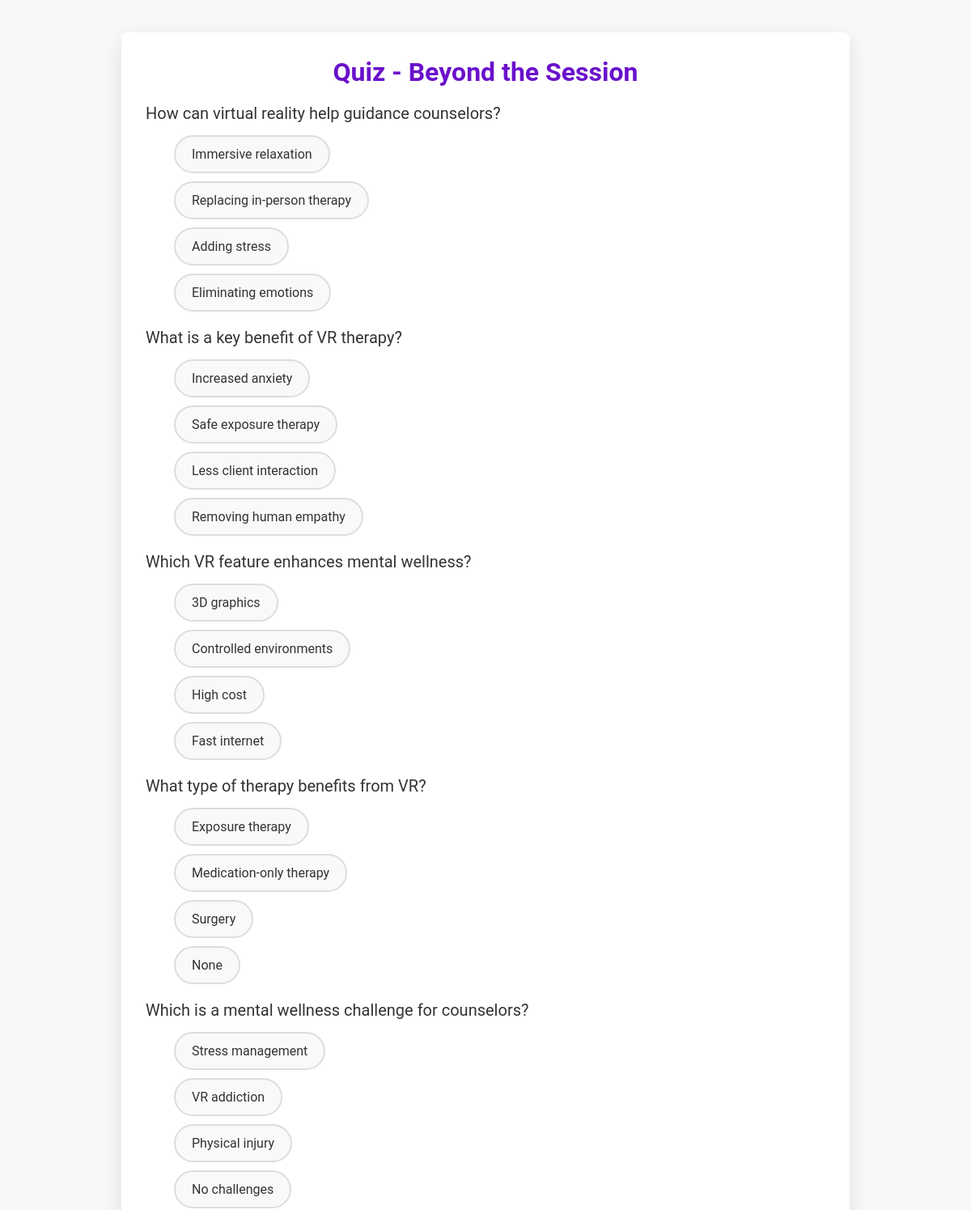
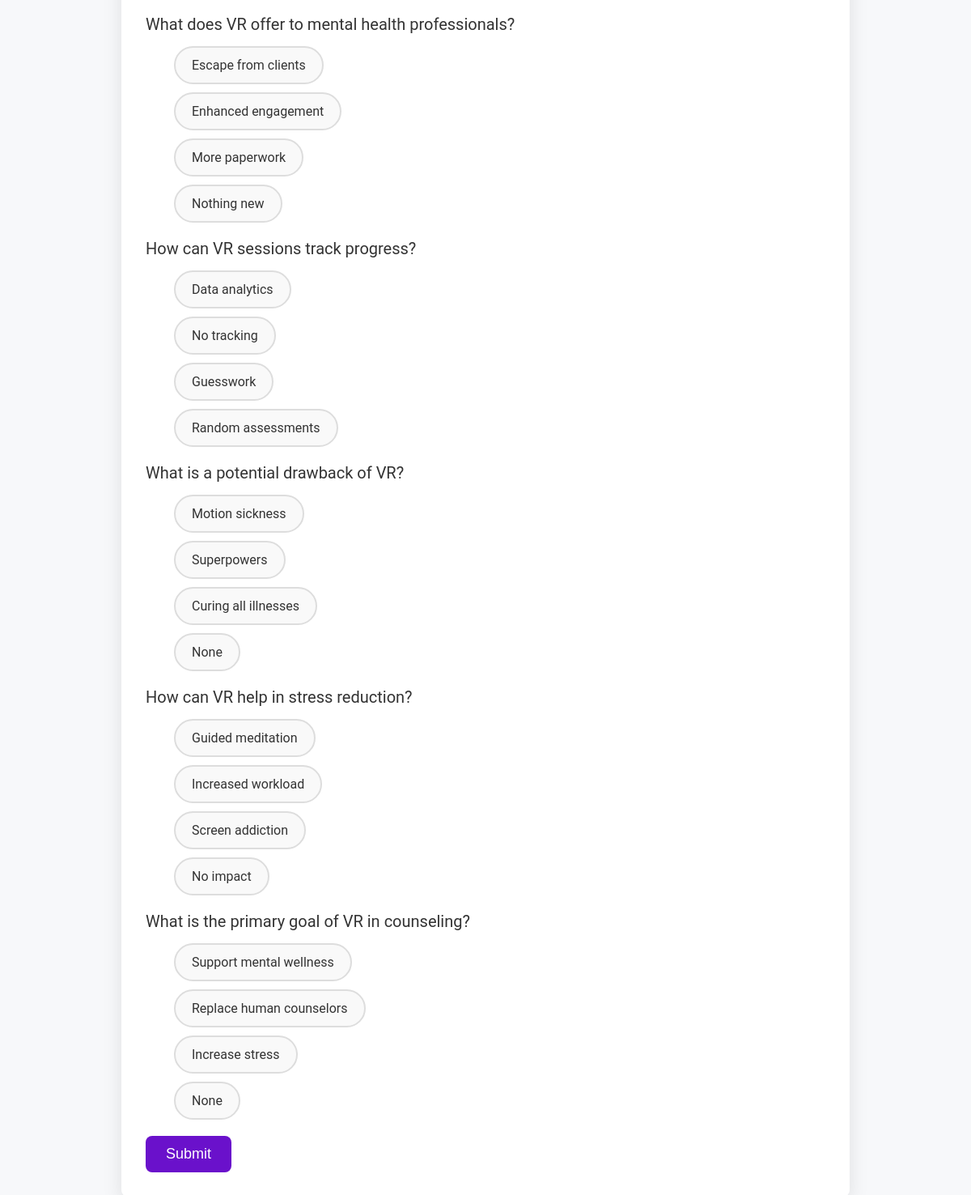
/quiz.php (signed in), run on the app's committed database (2 pictures, top to bottom).
### tables this page shows
CREATE TABLE `quiz_questions` (
  `id` int(11) NOT NULL,
  `question` text NOT NULL,
  `option_a` varchar(255) NOT NULL,
  `option_b` varchar(255) NOT NULL,
  `option_c` varchar(255) NOT NULL,
  `option_d` varchar(255) NOT NULL,
  `correct_option` char(1) NOT NULL
);

### quiz.php (the view, shortened to what this page needs)
<?php
include 'config.php';
$questions = $conn->query("SELECT * FROM quiz_questions");
?>
<!DOCTYPE html>
<html lang="en">
<head>
</head>
<body>
<div class="container">
    <h1>Quiz - Beyond the Session</h1>
    <form method="POST">
        <?php foreach ($questions as $question): ?>
            <div class="question"><?php echo $question['question']; ?></div>
            <div class="radio-group">
                <label class="radio-button">
                    <span class="radio-label"><?php echo $question['option_a']; ?></span>
                </label>
                <label class="radio-button">
                    <span class="radio-label"><?php echo $question['option_b']; ?></span>
                </label>
                <label class="radio-button">
                    <span class="radio-label"><?php echo $question['option_c']; ?></span>
                </label>
                <label class="radio-button">
                    <span class="radio-label"><?php echo $question['option_d']; ?></span>
                </label>
            </div>
        <?php endforeach; ?>
        <button type="submit" class="btn-submit">Submit</button>
    </form>
</div>
</body>
</html>

### quiz.php (style rules this page uses)
* { margin: 0; padding: 0; box-sizing: border-box; }
body { font-family: 'Roboto', sans-serif; background-color: #f7f8fa; color: #333; padding: 40px 0; }
h1 { color: #6a11cb; font-size: 32px; font-weight: 600; margin-bottom: 20px; text-align: center; }
.container { max-width: 900px; width: 100%; margin: auto; background: #fff; padding: 30px; border-radius: 8px; box-shadow: 0 8px 24px rgba(0, 0, 0, 0.1); }
.question { font-size: 20px; margin-bottom: 15px; color: #333; }
.radio-group { display: flex; flex-direction: column; gap: 10px; margin-bottom: 20px; }
.radio-button { position: relative; display: flex; align-items: center; padding-left: 35px; cursor: pointer; font-size: 16px; color: #333; }
.radio-label { display: inline-block; padding: 12px 20px; border: 2px solid #ddd; border-radius: 25px; transition: all 0.3s ease; background-color: #f9f9f9; }
.btn-submit { padding: 12px 25px; font-size: 18px; background-color: #6a11cb; color: white; border: none; border-radius: 8px; cursor: pointer; transition: background-color 0.3s ease; }

### data on the page
quiz_questions: question "How can virtual reality help guidance counselors?", option_a "Immersive relaxation", option_b "Replacing in-person therapy", option_c "Adding stress", option_d "Eliminating emotions"
quiz_questions: question "What is a key benefit of VR therapy?", option_a "Increased anxiety", option_b "Safe exposure therapy", option_c "Less client interaction", option_d "Removing human empathy"
quiz_questions: question "Which VR feature enhances mental wellness?", option_a "3D graphics", option_b "Controlled environments", option_c "High cost", option_d "Fast internet"
quiz_questions: question "What type of therapy benefits from VR?", option_a "Exposure therapy", option_b "Medication-only therapy", option_c "Surgery", option_d "None"
quiz_questions: question "Which is a mental wellness challenge for counselors?", option_a "Stress management", option_b "VR addiction", option_c "Physical injury", option_d "No challenges"
quiz_questions: question "What does VR offer to mental health professionals?", option_a "Escape from clients", option_b "Enhanced engagement", option_c "More paperwork", option_d "Nothing new"
quiz_questions: question "How can VR sessions track progress?", option_a "Data analytics", option_b "No tracking", option_c "Guesswork", option_d "Random assessments"
quiz_questions: question "What is a potential drawback of VR?", option_a "Motion sickness", option_b "Superpowers", option_c "Curing all illnesses", option_d "None"
quiz_questions: question "How can VR help in stress reduction?", option_a "Guided meditation", option_b "Increased workload", option_c "Screen addiction", option_d "No impact"
quiz_questions: question "What is the primary goal of VR in counseling?", option_a "Support mental wellness", option_b "Replace human counselors", option_c "Increase stress", option_d "None"
